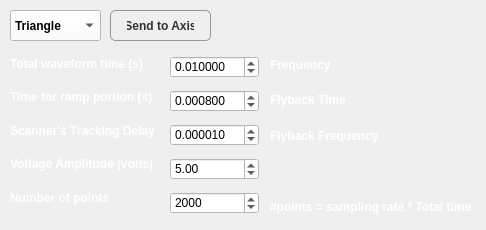
    <widget class="QWidget" name="tab_2">
     <attribute name="title">
      <string>Cycloid Waveform</string>
     </attribute>
     <widget class="QComboBox" name="cycloid_waveform_comboBox">
      <property name="geometry">
       <rect>
        <x>10</x>
        <y>10</y>
        <width>91</width>
        <height>31</height>
       </rect>
      </property>
      <property name="font">
       <font>
        <weight>75</weight>
        <bold>true</bold>
       </font>
      </property>
      <property name="styleSheet">
       <string notr="true">QComboBox {
    background-color: rgb(255, 255, 255);
    selection-background-color: rgb(200, 200, 200);  /* Color when an item is selected */
}

QComboBox QAbstractItemView {
    background-color: white;  /* Background of dropdown list */
    color: black;            /* Text color of items */
}

QComboBox QAbstractItemView::item:hover {
    background-color: rgb(230, 230, 230);  /* Light gray on hover */
    color: black;                          /* Keep text black on hover */
}</string>
      </property>
      <item>
       <property name="text">
        <string>Triangle</string>
       </property>
      </item>
      <item>
       <property name="text">
        <string>Sawtooth</string>
       </property>
      </item>
     </widget>
     <widget class="QWidget" name="horizontalLayoutWidget_2">
      <property name="geometry">
       <rect>
        <x>10</x>
        <y>50</y>
        <width>146</width>
        <height>161</height>
       </rect>
      </property>
      <layout class="QHBoxLayout" name="horizontalLayout_2">
       <item>
        <layout class="QVBoxLayout" name="verticalLayout_8">
         <item>
          <widget class="QLabel" name="label_4">
           <property name="sizePolicy">
            <sizepolicy hsizetype="Expanding" vsizetype="Preferred">
             <horstretch>0</horstretch>
             <verstretch>0</verstretch>
            </sizepolicy>
           </property>
           <property name="font">
            <font>
             <weight>75</weight>
             <bold>true</bold>
            </font>
           </property>
           <property name="styleSheet">
            <string notr="true">color: rgb(255, 255, 255);</string>
           </property>
           <property name="text">
            <string>Total waveform time (s)</string>
           </property>
          </widget>
         </item>
         <item>
          <widget class="QLabel" name="label_5">
           <property name="sizePolicy">
            <sizepolicy hsizetype="Expanding" vsizetype="Preferred">
             <horstretch>0</horstretch>
             <verstretch>0</verstretch>
            </sizepolicy>
           </property>
           <property name="font">
            <font>
             <weight>75</weight>
             <bold>true</bold>
            </font>
           </property>
           <property name="styleSheet">
            <string notr="true">color: rgb(255, 255, 255);</string>
           </property>
           <property name="text">
            <string>Time for ramp portion (s)</string>
           </property>
          </widget>
         </item>
         <item>
          <widget class="QLabel" name="label_6">
           <property name="sizePolicy">
            <sizepolicy hsizetype="Expanding" vsizetype="Preferred">
             <horstretch>0</horstretch>
             <verstretch>0</verstretch>
            </sizepolicy>
           </property>
           <property name="font">
            <font>
             <weight>75</weight>
             <bold>true</bold>
            </font>
           </property>
           <property name="styleSheet">
            <string notr="true">color: rgb(255, 255, 255);</string>
           </property>
           <property name="text">
            <string>Scanner's Tracking Delay</string>
           </property>
          </widget>
         </item>
         <item>
          <widget class="QLabel" name="label_7">
           <property name="sizePolicy">
            <sizepolicy hsizetype="Expanding" vsizetype="Preferred">
             <horstretch>0</horstretch>
             <verstretch>0</verstretch>
            </sizepolicy>
           </property>
           <property name="font">
            <font>
             <weight>75</weight>
             <bold>true</bold>
            </font>
           </property>
           <property name="styleSheet">
            <string notr="true">color: rgb(255, 255, 255);</string>
           </property>
           <property name="text">
            <string>Voltage Amplitude (volts)</string>
           </property>
          </widget>
         </item>
         <item>
          <widget class="QLabel" name="label_8">
           <property name="sizePolicy">
            <sizepolicy hsizetype="Expanding" vsizetype="Preferred">
             <horstretch>0</horstretch>
             <verstretch>0</verstretch>
            </sizepolicy>
           </property>
           <property name="font">
            <font>
             <weight>75</weight>
             <bold>true</bold>
            </font>
           </property>
           <property name="styleSheet">
            <string notr="true">color: rgb(255, 255, 255);</string>
           </property>
           <property name="text">
            <string>Number of points</string>
           </property>
          </widget>
         </item>
        </layout>
       </item>
      </layout>
     </widget>
     <widget class="QWidget" name="verticalLayoutWidget_10">
      <property name="geometry">
       <rect>
        <x>270</x>
        <y>50</y>
        <width>207</width>
        <height>171</height>
       </rect>
      </property>
      <layout class="QVBoxLayout" name="verticalLayout_10">
       <item>
        <widget class="QLabel" name="cycloid_frequency_label">
         <property name="font">
          <font>
           <weight>75</weight>
           <bold>true</bold>
          </font>
         </property>
         <property name="styleSheet">
          <string notr="true">color: rgb(255, 255, 255);</string>
         </property>
         <property name="text">
          <string>Frequency </string>
         </property>
        </widget>
       </item>
       <item>
        <widget class="QLabel" name="label_10">
         <property name="font">
          <font>
           <weight>75</weight>
           <bold>true</bold>
          </font>
         </property>
         <property name="styleSheet">
          <string notr="true">color: rgb(255, 255, 255);</string>
         </property>
         <property name="text">
          <string>Flyback Time </string>
         </property>
        </widget>
       </item>
       <item>
        <widget class="QLabel" name="label_11">
         <property name="font">
          <font>
           <weight>75</weight>
           <bold>true</bold>
          </font>
         </property>
         <property name="styleSheet">
          <string notr="true">color: rgb(255, 255, 255);</string>
         </property>
         <property name="text">
          <string>Flyback Frequency </string>
         </property>
        </widget>
       </item>
       <item>
        <widget class="QLabel" name="label_12">
         <property name="font">
          <font>
           <weight>75</weight>
           <bold>true</bold>
          </font>
         </property>
         <property name="styleSheet">
          <string notr="true">color: rgb(255, 255, 255);</string>
         </property>
         <property name="text">
          <string/>
         </property>
        </widget>
       </item>
       <item>
        <widget class="QLabel" name="label_13">
         <property name="font">
          <font>
           <weight>75</weight>
           <bold>true</bold>
          </font>
         </property>
         <property name="styleSheet">
          <string notr="true">color: rgb(255, 255, 255);</string>
         </property>
         <property name="text">
          <string>#points = sampling rate * Total time</string>
         </property>
        </widget>
       </item>
      </layout>
     </widget>
     <widget class="QWidget" name="verticalLayoutWidget_9">
      <property name="geometry">
       <rect>
        <x>170</x>
        <y>50</y>
        <width>89</width>
        <height>171</height>
       </rect>
      </property>
      <layout class="QVBoxLayout" name="verticalLayout_9">
       <item>
        <widget class="QDoubleSpinBox" name="doubleSpinBox">
         <property name="styleSheet">
          <string notr="true">background-color: rgb(255, 255, 255);</string>
         </property>
         <property name="decimals">
          <number>6</number>
         </property>
         <property name="singleStep">
          <double>0.000100000000000</double>
         </property>
         <property name="value">
          <double>0.010000000000000</double>
         </property>
        </widget>
       </item>
       <item>
        <widget class="QDoubleSpinBox" name="doubleSpinBox_2">
         <property name="styleSheet">
          <string notr="true">background-color: rgb(255, 255, 255);</string>
         </property>
         <property name="decimals">
          <number>6</number>
         </property>
         <property name="singleStep">
          <double>0.000010000000000</double>
         </property>
         <property name="value">
          <double>0.000800000000000</double>
         </property>
        </widget>
       </item>
       <item>
        <widget class="QDoubleSpinBox" name="doubleSpinBox_3">
         <property name="styleSheet">
          <string notr="true">background-color: rgb(255, 255, 255);</string>
         </property>
         <property name="decimals">
          <number>6</number>
         </property>
         <property name="singleStep">
          <double>0.000010000000000</double>
         </property>
         <property name="value">
          <double>0.000010000000000</double>
         </property>
        </widget>
       </item>
       <item>
        <widget class="QDoubleSpinBox" name="doubleSpinBox_4">
         <property name="styleSheet">
          <string notr="true">background-color: rgb(255, 255, 255);</string>
         </property>
         <property name="minimum">
          <double>-10.000000000000000</double>
         </property>
         <property name="maximum">
          <double>10.000000000000000</double>
         </property>
         <property name="singleStep">
          <double>0.100000000000000</double>
         </property>
         <property name="value">
          <double>5.000000000000000</double>
         </property>
        </widget>
       </item>
       <item>
        <widget class="QSpinBox" name="spinBox_2">
         <property name="styleSheet">
          <string notr="true">background-color: rgb(255, 255, 255);</string>
         </property>
         <property name="maximum">
          <number>100000000</number>
         </property>
         <property name="singleStep">
          <number>100</number>
         </property>
         <property name="value">
          <number>2000</number>
         </property>
        </widget>
       </item>
      </layout>
     </widget>
     <widget class="QPushButton" name="send_to_axis_cycloid">
      <property name="geometry">
       <rect>
        <x>110</x>
        <y>10</y>
        <width>101</width>
        <height>31</height>
       </rect>
      </property>
      <property name="sizePolicy">
       <sizepolicy hsizetype="Minimum" vsizetype="MinimumExpanding">
        <horstretch>0</horstretch>
        <verstretch>0</verstretch>
       </sizepolicy>
      </property>
      <property name="styleSheet">
       <string notr="true">QPushButton {
    background-color: qlineargradient(x1:0, y1:0, x2:0, y2:1,
                                      stop:0 rgb(210,210,210), stop:1 rgb(170,170,170));
    border: 1px solid rgb(150,150,150);
    border-radius: 5px;
    padding: 8px 16px;
    color: rgb(50,50,50);
    font-weight: bold;
}

QPushButton:hover {
    background-color: qlineargradient(x1:0, y1:0, x2:0, y2:1,
                                     stop:0 rgb(230,230,230), stop:1 rgb(190,190,190));
    border: 1px solid rgb(130,130,130);
}

QPushButton:pressed {
    background-color: qlineargradient(x1:0, y1:0, x2:0, y2:1,
                                     stop:0 rgb(150,150,150), stop:1 rgb(100,100,100));
    color: rgb(220,220,220);
    padding-top: 9px;  /* Simulates a &quot;pressed down&quot; effect */
    padding-bottom: 7px;
}</string>
      </property>
      <property name="text">
       <string>Send to Axis</string>
      </property>
     </widget>
     <zorder>horizontalLayoutWidget_2</zorder>
     <zorder>verticalLayoutWidget_10</zorder>
     <zorder>verticalLayoutWidget_9</zorder>
     <zorder>send_to_axis_cycloid</zorder>
     <zorder>cycloid_waveform_comboBox</zorder>
    </widget>
